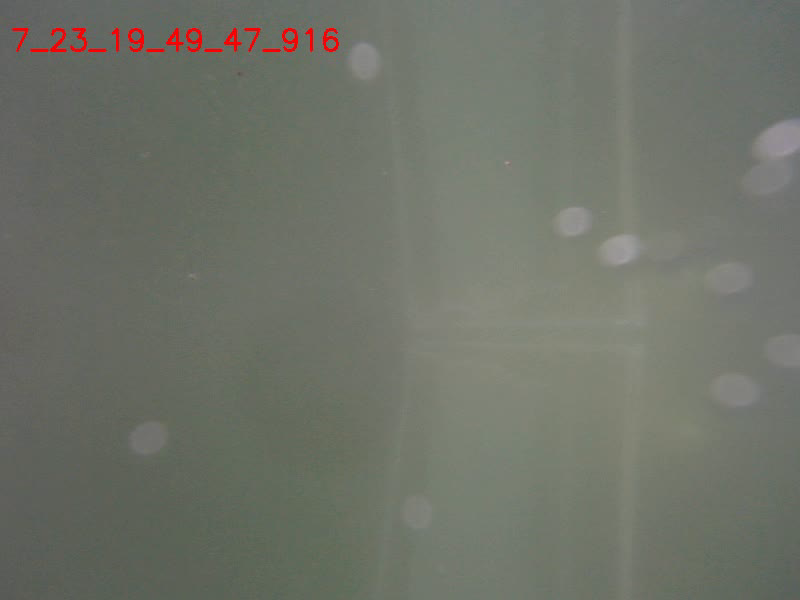
#> input picture frame 0 of capture_7_23_19_49_47.avi, 800 x 600 px, given in place of realgate.mp4, which was not available
$ python finalgate.py   (older library calls are emulated)
#> lines starting #> are read from the running program, lines starting #| are printed output that depends on the picture; after the words box and inside, x2 and y2 are one past the last pixel; in counts of white or black regions, pixels touching at a corner belong together; pictures that were not available may be replaced by others from this repository, and a replacement may not be noted
from nms import non_max_suppression_fast
import numpy as np
import cv2
import imutils

cap = cv2.VideoCapture('images/realgate.mp4')

while(cap.isOpened()):
	ret, frame = cap.read()
#> frame is the input picture: shape (600, 800, 3); mean B, G, R 104.2, 114.2, 110.9

	height = np.size(frame, 0)
#> height = 600
	width = np.size(frame, 1)
#> width = 800

	cap_hsv = cv2.cvtColor(frame, cv2.COLOR_BGR2HSV)
#> cap_hsv: shape (600, 800, 3); mean H, S, V 43.8, 23.9, 115.3

	# define the list of boundaries
	# lower mask (0-10)
	lower_red = np.array([0,10,10])
	upper_red = np.array([55,255,255])
	mask0 = cv2.inRange(cap_hsv, lower_red, upper_red)
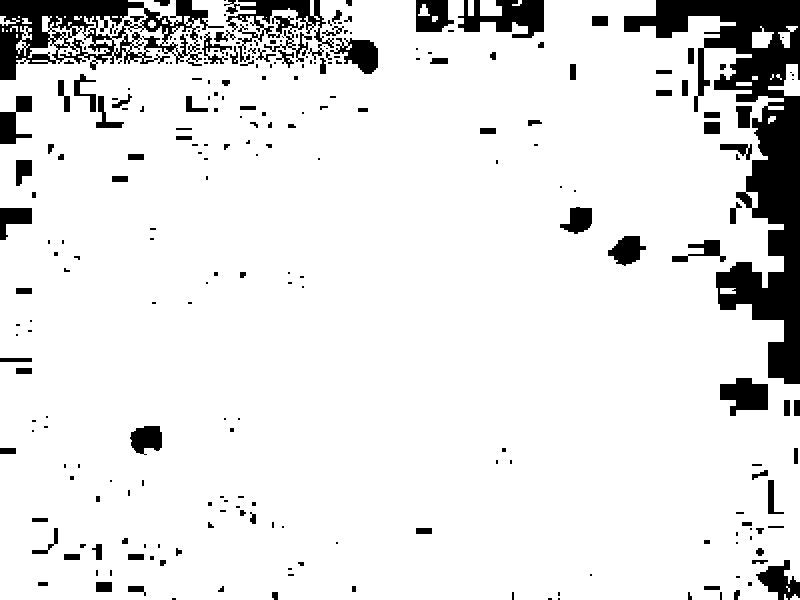
#> mask0: shape (600, 800); 89.6% white; 259 black regions (146 under 20 px), largest, box (x1, y1, x2, y2) and area: (624, 0, 800, 384) 20457, (0, 0, 224, 80) 7908, (224, 0, 334, 62) 2515
	                      									#for red color
	# upper mask (170-180)
	lower_red = np.array([140,0,0])
	upper_red = np.array([185,255,255])
	mask1 = cv2.inRange(cap_hsv, lower_red, upper_red)
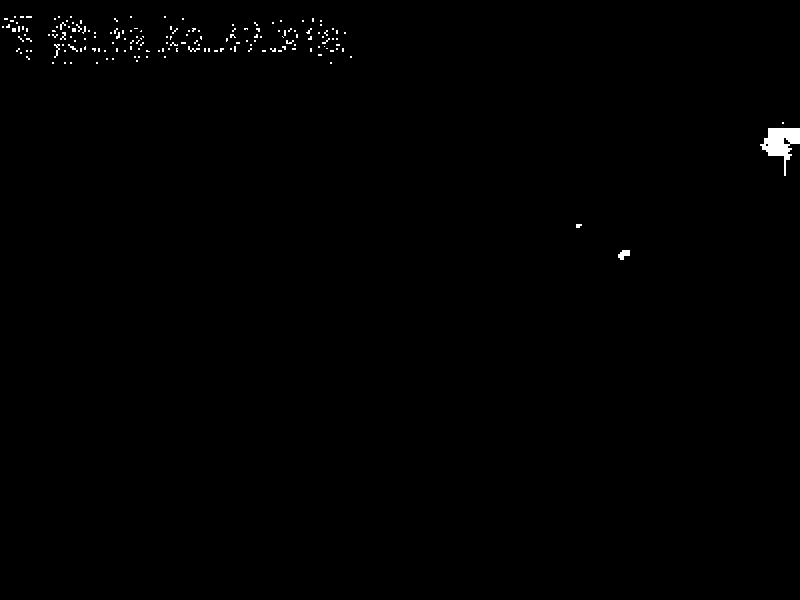
#> mask1: shape (600, 800); 0.46% white; 170 white regions (162 under 20 px), largest, box (x1, y1, x2, y2) and area: (760, 128, 800, 176) 872, (618, 250, 630, 260) 80, (54, 44, 60, 58) 34

	# join my masks
	mask = mask0 + mask1
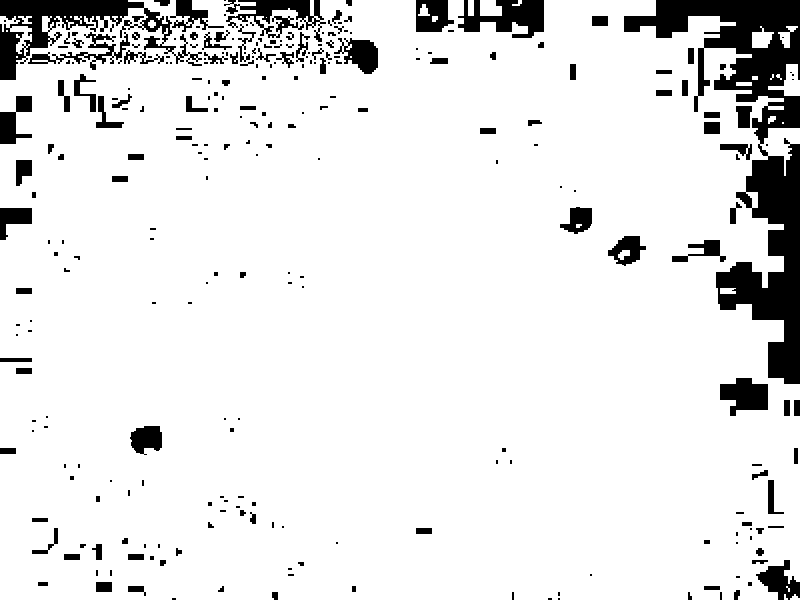
#> mask: shape (600, 800); 90.1% white; 278 black regions (151 under 20 px), largest, box (x1, y1, x2, y2) and area: (624, 0, 800, 384) 19577, (0, 0, 202, 80) 5200, (458, 0, 544, 38) 1972

	output = cv2.bitwise_and(frame, frame, mask = mask)
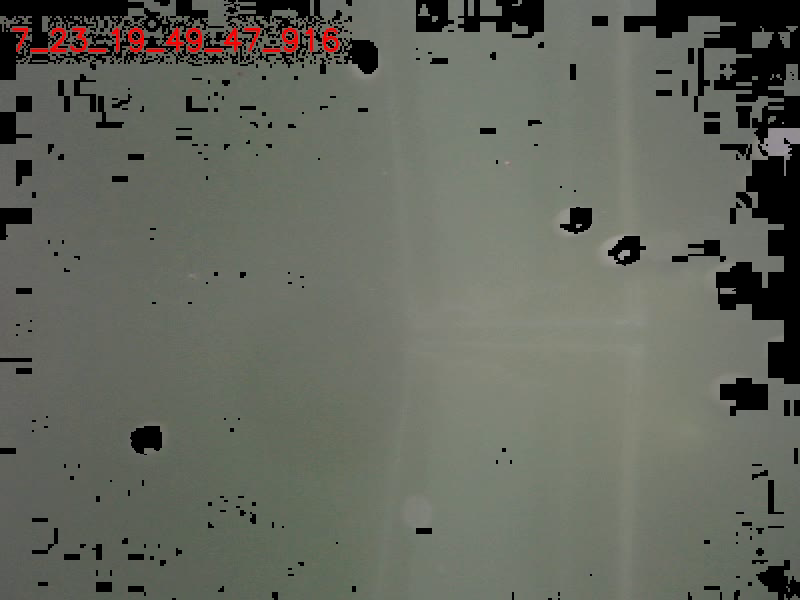
#> output: shape (600, 800, 3); mean B, G, R 93.5, 103, 100.2

		# show the images
		#find contours
		#instead of showing image on screen print x coordinages, convert into percentage, find width of gate
	#cv2.imshow("frames", np.hstack([frame, output]))

	#convert images to grayscale
	gray = cv2.cvtColor(output, cv2.COLOR_BGR2GRAY)
	gray = cv2.GaussianBlur(gray, (5,5), 0)
	#cv2.imshow("Gray", gray)
	#cv2.waitKey(0)


	mask = gray.copy()
	kernel = np.ones((5,5),np.uint8)
	eroded = cv2.erode(mask, kernel, iterations=4)
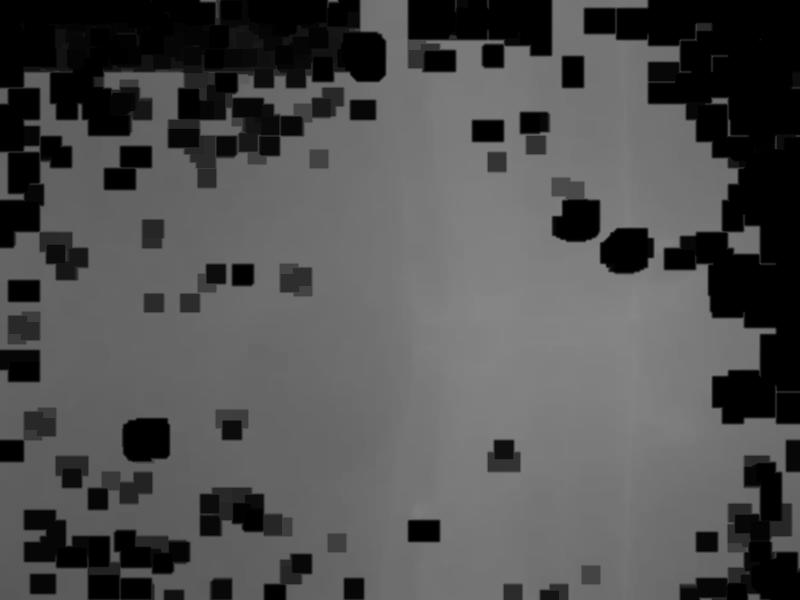
#> eroded: shape (600, 800); min 0, max 135, mean 79.9
	#cv2.imshow("eroded", eroded)
	#cv2.waitKey(0)

	#Erosions and dilations
	#erosions are apploed to reduce the size of foreground objects
	mask = gray.copy()
	kernel = np.ones((5,5),np.uint8)
	dilated = cv2.dilate(eroded, kernel, iterations=3)
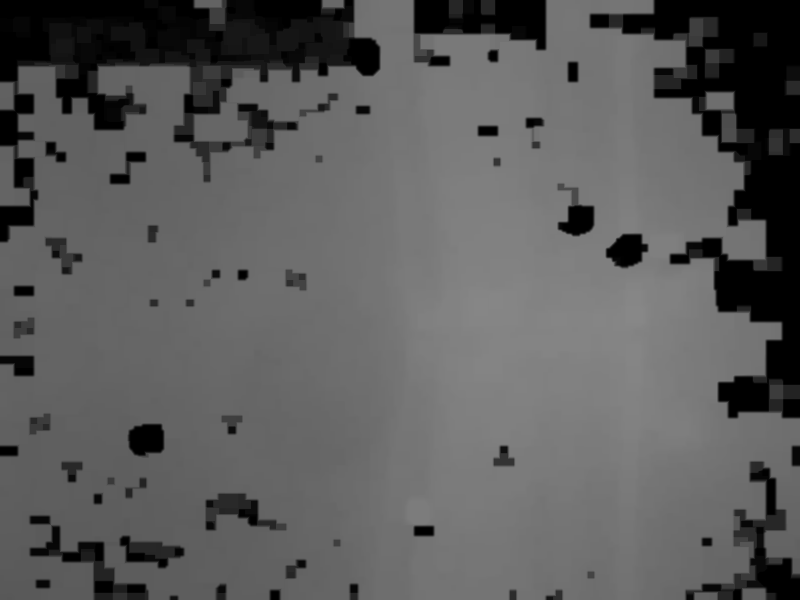
#> dilated: shape (600, 800); min 0, max 135, mean 91.9
	#cv2.imshow("dilated", dilated)
	#cv2.waitKey(0)

	#cv.Mat vesselImage = cv.imread(mask)


	#edge detection
	#applying edge detection
	edged = cv2.Canny(dilated, 30,150)
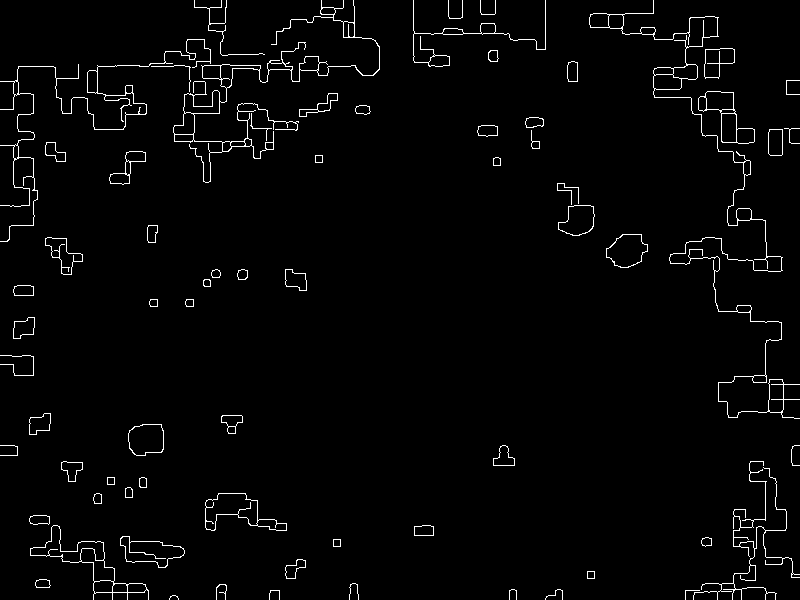
#> edged: shape (600, 800); 2.2% white in thin lines or dots
	#cv2.imshow("Edged", edged)
	#cv2.waitKey(0)

	#detecting and drawing countours
	#find contours(outlines) of the foreground objects in the thresholded image
	cnts, heirarchy, _ = cv2.findContours(edged.copy(), cv2.RETR_EXTERNAL,
		cv2.CHAIN_APPROX_SIMPLE)
	#cv2.drawContours(immat,contours,-1,CV_RGB(255,0,0),2);
#> (the run stopped early here; a loop or call above may not have finished)
